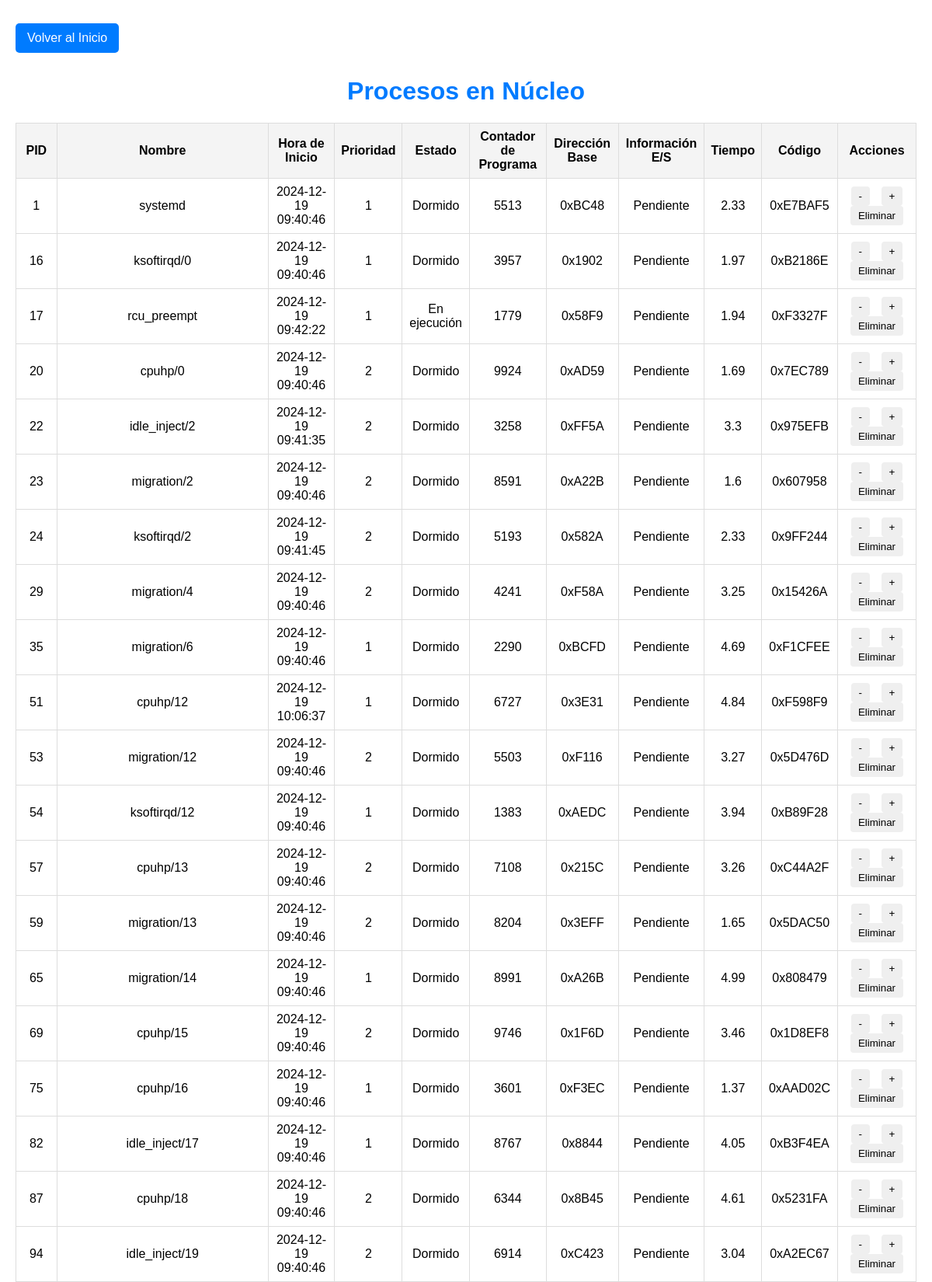
Screenshot of /nucleo/4 (upper part) with the database file from the repository.
### app.py (models this page shows, shortened)
class Proceso(db.Model):
    id = db.Column(db.Integer, primary_key=True)
    nombre = db.Column(db.String(50), nullable=False)
    prioridad = db.Column(db.Integer, nullable=False)
    hora_inicio = db.Column(db.String(50), nullable=False)
    tiempo_restante = db.Column(db.Integer, nullable=False)
    cpu_asignado = db.Column(db.Integer, nullable=True)
    estado = db.Column(db.String(50), default="En ejecución")
    contador_programa = db.Column(db.Integer, default=0)
    direccion_base = db.Column(db.Integer, default=0x1000)
    info_entrada_salida = db.Column(db.String(50), default="Pendiente")
    tiempo = db.Column(db.Float, default=3.5)
    codigo = db.Column(db.String(50), default="0xABC123")

### app.py (the view)
@app.route('/nucleo/<int:cpu_id>')
def ver_nucleo(cpu_id):
    session = SessionFactory()
    try:
        procesos = session.query(Proceso).filter_by(cpu_asignado=cpu_id).all()
    finally:
        session.close()
    return render_template('nucleo.html', cpu_id=cpu_id, procesos=procesos)

### templates/nucleo.html (shortened to what this page needs)
<!DOCTYPE html>
<html lang="es">
<head>
</head>
<body>
    <a href="/" class="back-button">Volver al Inicio</a>
    <h1>Procesos en Núcleo {{ nucleo_id }}</h1>
    <table>
        <thead>
            <tr>
                <th>PID</th>
                <th>Nombre</th>
                <th>Hora de Inicio</th>
                <th>Prioridad</th>
                <th>Estado</th>
                <th>Contador de Programa</th>
                <th>Dirección Base</th>
                <th>Información E/S</th>
                <th>Tiempo</th>
                <th>Código</th>
                <th>Acciones</th>
            </tr>
        </thead>
        <tbody>
            {% for proceso in procesos %}
            <tr id="fila-{{ proceso.id }}">
                <td>{{ proceso.id }}</td>
                <td>{{ proceso.nombre or "Proceso Desconocido" }}</td>
                <td>{{ proceso.hora_inicio or "N/A" }}</td>
                <td>{{ proceso.prioridad or "N/A" }}</td>
                <td>{{ proceso.estado or "Desconocido" }}</td>
                <td>{{ proceso.contador_programa or "N/A" }}</td>
                <td>{{ proceso.direccion_base or "N/A" }}</td>
                <td>{{ proceso.info_entrada_salida or "N/A" }}</td>
                <td>{{ proceso.tiempo or "N/A" }}</td>
                <td>{{ proceso.codigo or "N/A" }}</td>
                <td>
                    <button onclick="cambiarPrioridad({{ proceso.id }}, -1)">-</button>
                    <button onclick="cambiarPrioridad({{ proceso.id }}, 1)">+</button>
                    <button onclick="eliminarProceso({{ proceso.id }})">Eliminar</button>
                </td>
            </tr>
            {% endfor %}
        </tbody>
    </table>
</body>
</html>

### templates/nucleo.html (style rules this page uses)
body { font-family: Arial, sans-serif; margin: 20px; }
h1 { text-align: center; color: #007BFF; }
table { width: 100%; border-collapse: collapse; margin: 20px 0; }
th, td { border: 1px solid #ddd; padding: 8px; text-align: center; }
th { background-color: #f4f4f4; }
button { padding: 5px 10px; margin: 0 5px; border: none; border-radius: 4px; cursor: pointer; }
.back-button { display: inline-block; margin: 10px 0; padding: 10px 15px; background-color: #007BFF; color: white; text-decoration: none; border-radius: 5px; cursor: pointer; }

### rows the page displays
Proceso: id "1", nombre "systemd", hora_inicio "2024-12-19 09:40:46", prioridad "1", estado "Dormido", contador_programa "5513", direccion_base "0xBC48", info_entrada_salida "Pendiente", tiempo "2.33", codigo "0xE7BAF5"
Proceso: id "16", nombre "ksoftirqd/0", hora_inicio "2024-12-19 09:40:46", prioridad "1", estado "Dormido", contador_programa "3957", direccion_base "0x1902", info_entrada_salida "Pendiente", tiempo "1.97", codigo "0xB2186E"
Proceso: id "17", nombre "rcu_preempt", hora_inicio "2024-12-19 09:42:22", prioridad "1", estado "En ejecución", contador_programa "1779", direccion_base "0x58F9", info_entrada_salida "Pendiente", tiempo "1.94", codigo "0xF3327F"
Proceso: id "20", nombre "cpuhp/0", hora_inicio "2024-12-19 09:40:46", prioridad "2", estado "Dormido", contador_programa "9924", direccion_base "0xAD59", info_entrada_salida "Pendiente", tiempo "1.69", codigo "0x7EC789"
Proceso: id "22", nombre "idle_inject/2", hora_inicio "2024-12-19 09:41:35", prioridad "2", estado "Dormido", contador_programa "3258", direccion_base "0xFF5A", info_entrada_salida "Pendiente", tiempo "3.3", codigo "0x975EFB"
Proceso: id "23", nombre "migration/2", hora_inicio "2024-12-19 09:40:46", prioridad "2", estado "Dormido", contador_programa "8591", direccion_base "0xA22B", info_entrada_salida "Pendiente", tiempo "1.6", codigo "0x607958"
Proceso: id "24", nombre "ksoftirqd/2", hora_inicio "2024-12-19 09:41:45", prioridad "2", estado "Dormido", contador_programa "5193", direccion_base "0x582A", info_entrada_salida "Pendiente", tiempo "2.33", codigo "0x9FF244"
Proceso: id "29", nombre "migration/4", hora_inicio "2024-12-19 09:40:46", prioridad "2", estado "Dormido", contador_programa "4241", direccion_base "0xF58A", info_entrada_salida "Pendiente", tiempo "3.25", codigo "0x15426A"
Proceso: id "35", nombre "migration/6", hora_inicio "2024-12-19 09:40:46", prioridad "1", estado "Dormido", contador_programa "2290", direccion_base "0xBCFD", info_entrada_salida "Pendiente", tiempo "4.69", codigo "0xF1CFEE"
Proceso: id "51", nombre "cpuhp/12", hora_inicio "2024-12-19 10:06:37", prioridad "1", estado "Dormido", contador_programa "6727", direccion_base "0x3E31", info_entrada_salida "Pendiente", tiempo "4.84", codigo "0xF598F9"
Proceso: id "53", nombre "migration/12", hora_inicio "2024-12-19 09:40:46", prioridad "2", estado "Dormido", contador_programa "5503", direccion_base "0xF116", info_entrada_salida "Pendiente", tiempo "3.27", codigo "0x5D476D"
Proceso: id "54", nombre "ksoftirqd/12", hora_inicio "2024-12-19 09:40:46", prioridad "1", estado "Dormido", contador_programa "1383", direccion_base "0xAEDC", info_entrada_salida "Pendiente", tiempo "3.94", codigo "0xB89F28"
Proceso: id "57", nombre "cpuhp/13", hora_inicio "2024-12-19 09:40:46", prioridad "2", estado "Dormido", contador_programa "7108", direccion_base "0x215C", info_entrada_salida "Pendiente", tiempo "3.26", codigo "0xC44A2F"
Proceso: id "59", nombre "migration/13", hora_inicio "2024-12-19 09:40:46", prioridad "2", estado "Dormido", contador_programa "8204", direccion_base "0x3EFF", info_entrada_salida "Pendiente", tiempo "1.65", codigo "0x5DAC50"
Proceso: id "65", nombre "migration/14", hora_inicio "2024-12-19 09:40:46", prioridad "1", estado "Dormido", contador_programa "8991", direccion_base "0xA26B", info_entrada_salida "Pendiente", tiempo "4.99", codigo "0x808479"
Proceso: id "69", nombre "cpuhp/15", hora_inicio "2024-12-19 09:40:46", prioridad "2", estado "Dormido", contador_programa "9746", direccion_base "0x1F6D", info_entrada_salida "Pendiente", tiempo "3.46", codigo "0x1D8EF8"
Proceso: id "75", nombre "cpuhp/16", hora_inicio "2024-12-19 09:40:46", prioridad "1", estado "Dormido", contador_programa "3601", direccion_base "0xF3EC", info_entrada_salida "Pendiente", tiempo "1.37", codigo "0xAAD02C"
Proceso: id "82", nombre "idle_inject/17", hora_inicio "2024-12-19 09:40:46", prioridad "1", estado "Dormido", contador_programa "8767", direccion_base "0x8844", info_entrada_salida "Pendiente", tiempo "4.05", codigo "0xB3F4EA"
Proceso: id "87", nombre "cpuhp/18", hora_inicio "2024-12-19 09:40:46", prioridad "2", estado "Dormido", contador_programa "6344", direccion_base "0x8B45", info_entrada_salida "Pendiente", tiempo "4.61", codigo "0x5231FA"
Proceso: id "94", nombre "idle_inject/19", hora_inicio "2024-12-19 09:40:46", prioridad "2", estado "Dormido", contador_programa "6914", direccion_base "0xC423", info_entrada_salida "Pendiente", tiempo "3.04", codigo "0xA2EC67"
